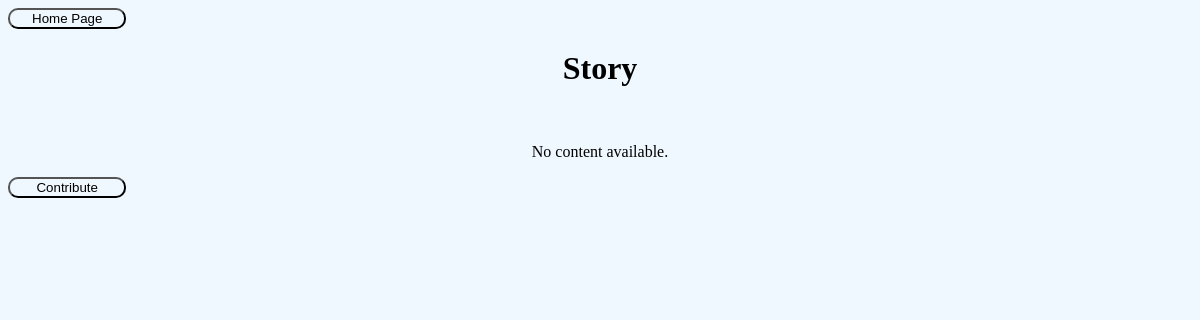
The page /story/ on the database as committed earlier.
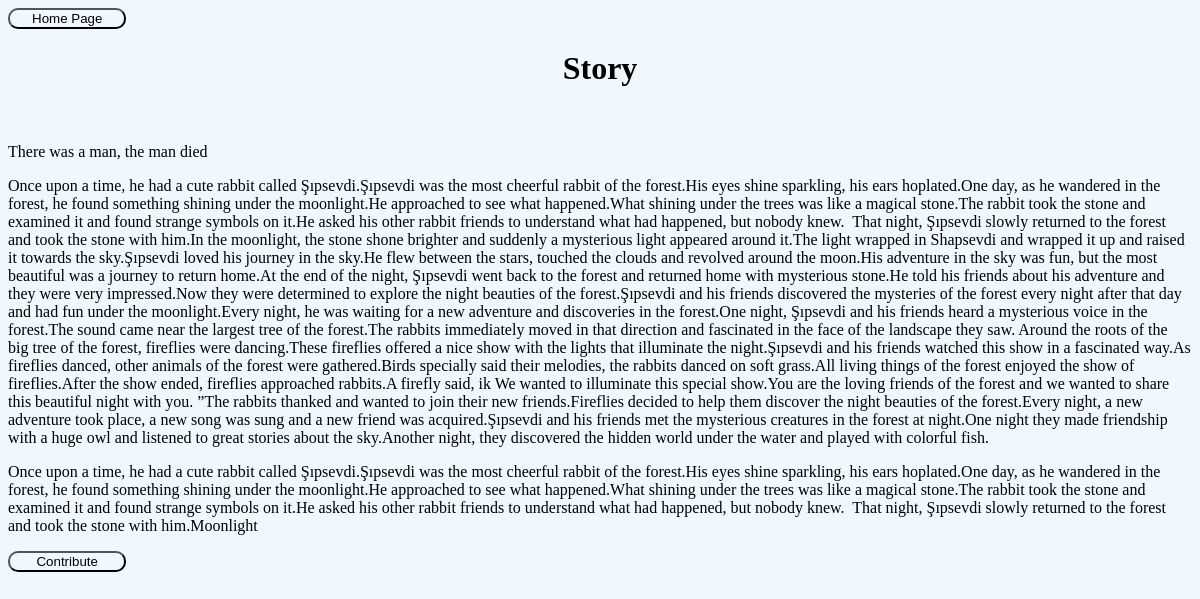
The same page on the database as committed later.
### LongStoryApp/models.py (models this page shows)
class story(models.Model):
    story_shown = models.TextField(default="")
    class Meta:
        verbose_name_plural = "story"

### LongStoryApp/views.py (the view)
# urls.py: path("story/", views.story_show, name = "story"),
def story_show(request):
    story_model = story.objects.all()
    return render(request, 'LongStoryApp/story.html',{
        'context':story_model
    })

### LongStoryApp/templates/LongStoryApp/story.html (shortened to what this page needs)
{% load static %}
<!DOCTYPE html>
<html lang="en">
<head>
    <link rel="stylesheet" href="{% static 'css/styleStory.css' %}">
</head>
<body>
    <button onclick="home()">Home Page</button>
    <div>
    <h1 class="text">Story</h1>
    <br>
    {% if context %}
        {% for stor in context %}
            <p>{{stor.story_shown}}</p>
        {% endfor %}
        <button onclick="contribute()">Contribute</button>
    {% else %}
        <p class="text">No content available.</p>
        <button onclick="contribute()">Contribute</button>
    {% endif %}
    </div>
</body>
</html>

### LongStoryApp/static/css/styleStory.css (style rules this page uses)
body { background-color: aliceblue; }
.text { text-align: center; }
button { width: 10%; height: 20%; background-color:aliceblue; border-radius: 10px; }

Rows that differ between the two databases and show on the page:
added story: story_shown "There was a man, the man died"
added story: story_shown "Once upon a time, he had a cute rabbit called Şıpsevdi.Şıpsevdi was the most cheerful rabbit of the forest.His eyes shine sparkling, his ears hoplated.One day, as he wandered in the forest, he found something shining under the moonlight.He approached to see what happened.What shining under the trees was like a magical stone.The rabbit took the stone and examined it and found strange symbols on it.He asked his other rabbit friends to understand what had happened, but nobody knew. ‍ That night, Şıpsevdi slowly returned to the forest and took the stone with him.In the moonlight, the stone shone brighter and suddenly a mysterious light appeared around it.The light wrapped in Shapsevdi and…"
added story: story_shown "Once upon a time, he had a cute rabbit called Şıpsevdi.Şıpsevdi was the most cheerful rabbit of the forest.His eyes shine sparkling, his ears hoplated.One day, as he wandered in the forest, he found something shining under the moonlight.He approached to see what happened.What shining under the trees was like a magical stone.The rabbit took the stone and examined it and found strange symbols on it.He asked his other rabbit friends to understand what had happened, but nobody knew. ‍ That night, Şıpsevdi slowly returned to the forest and took the stone with him.Moonlight"
Other text that changed with them:
text no longer shown: "No content available."
